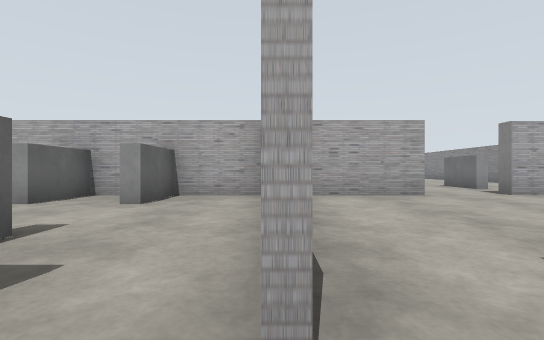
View 1 (above)

23 first-person views from a walk through a Gazebo world. The camera is 0.94 m above the floor, looks level and sees 85° across. The floor is counted in squares, 2 m on a side. Each view is taken from the middle of a square. On the plan, view 1 faces up. The plan holds only what a view shows up to about 9 squares ahead; the rest is blank.

View 2
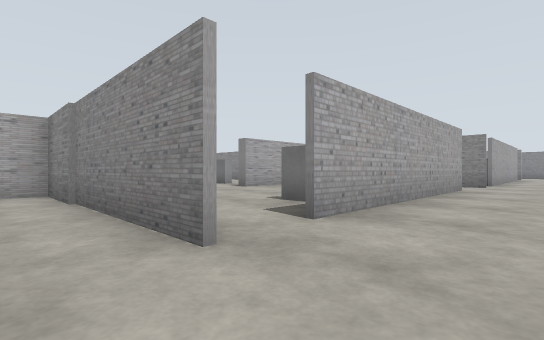

View 3
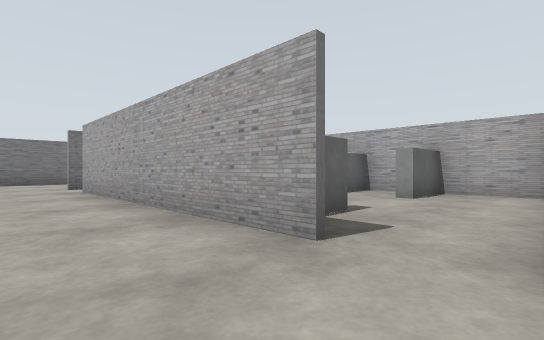

View 4
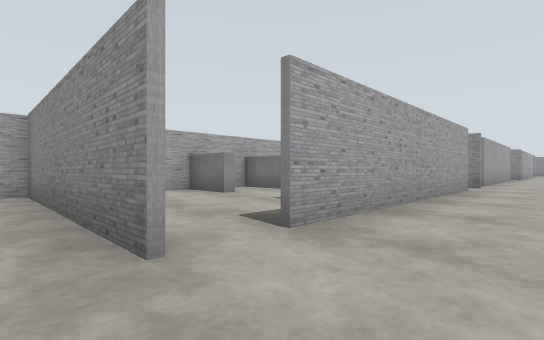

View 5
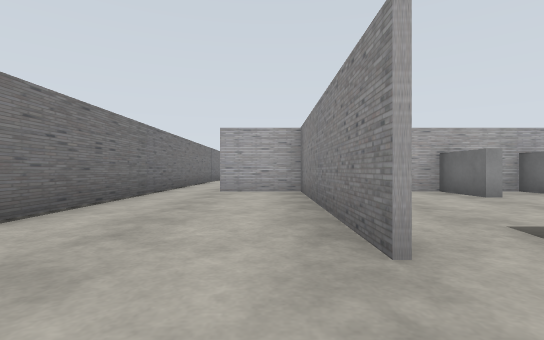

View 6
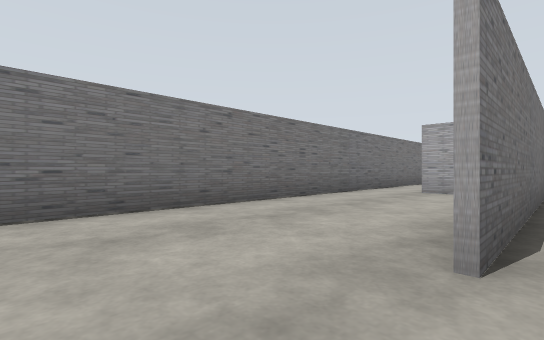

View 7
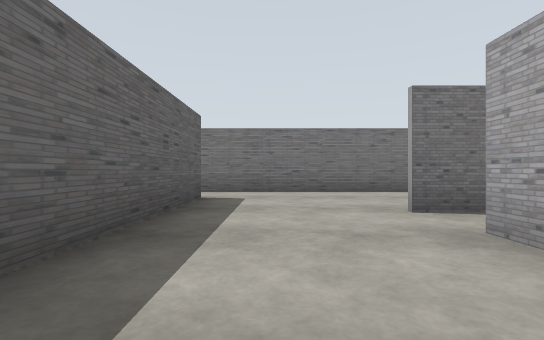

View 8
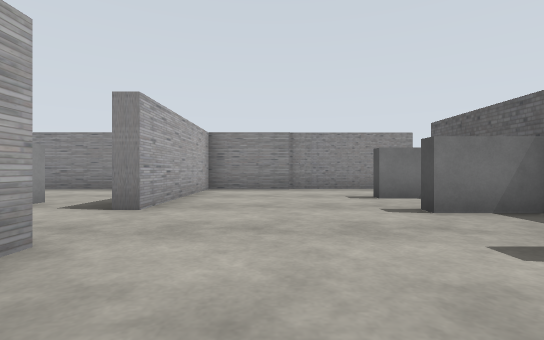

View 9
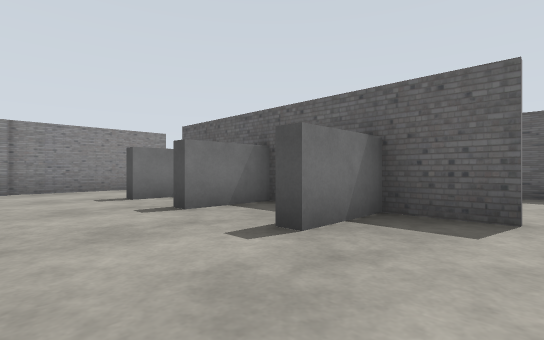

View 10
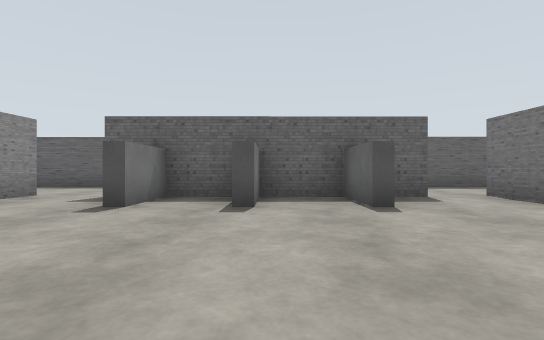

View 11
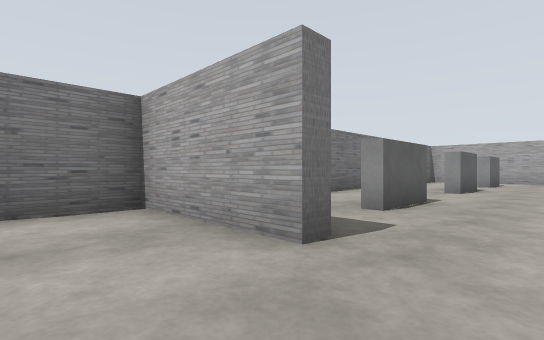

View 12
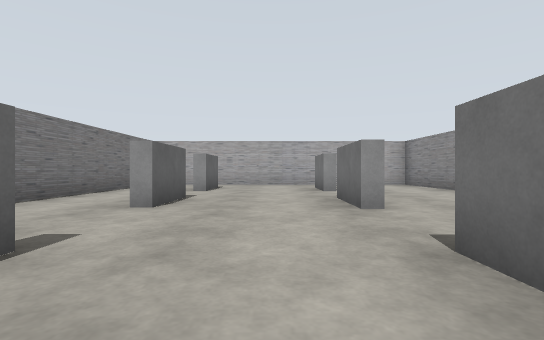

View 13
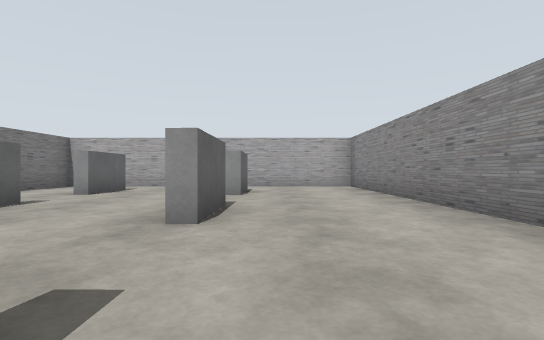

View 14
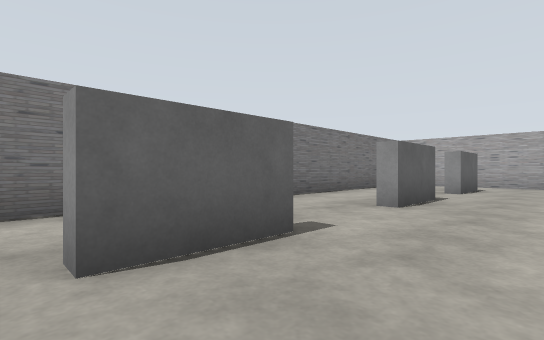

View 15
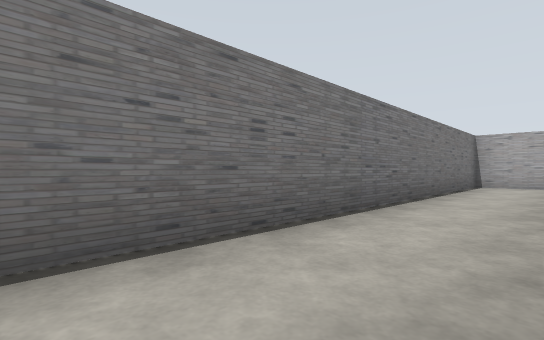

View 16
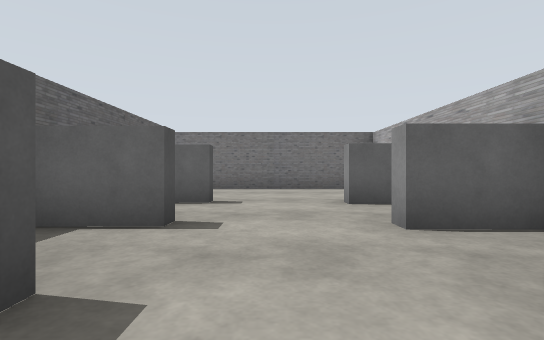

View 17
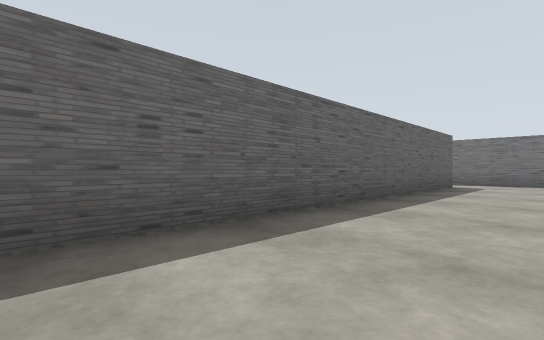

View 18
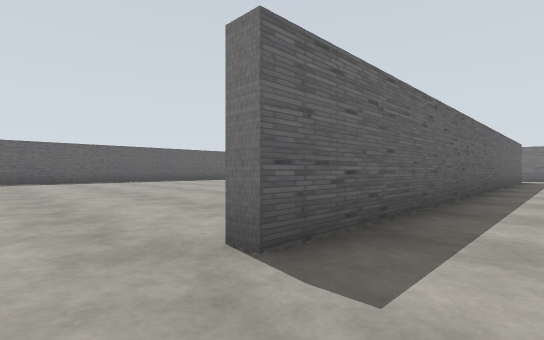

View 19
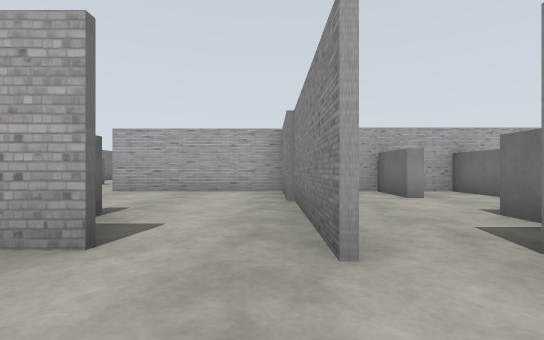

View 20
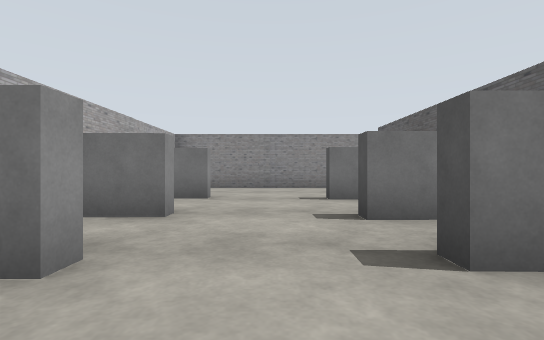

View 21
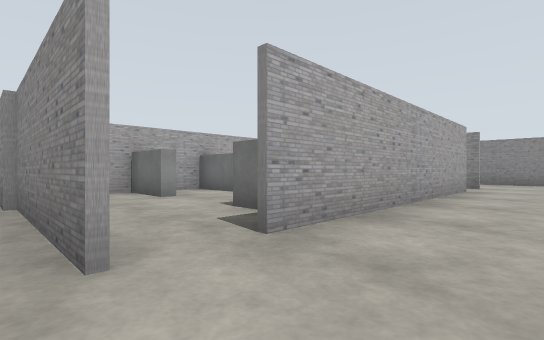

View 22
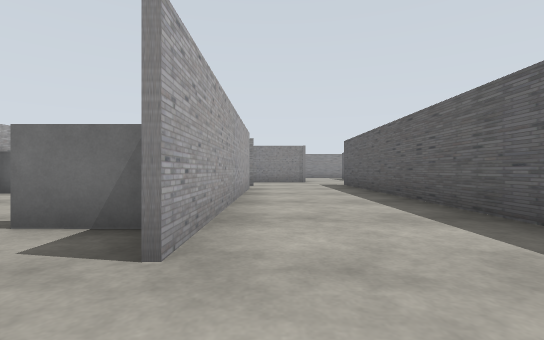

View 23
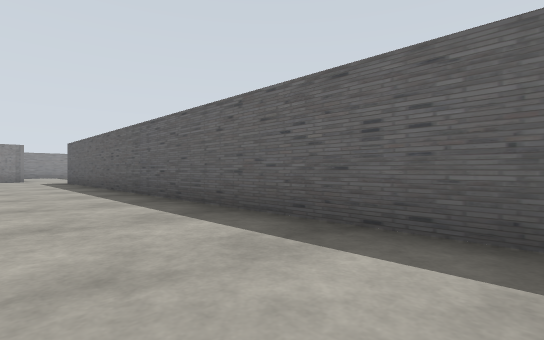

### Floor plan
Ten units are one square. View 1 is at (0, 0); x grows to the right and y downward. Boxes are objects, and circles mark ways between rooms. Rooms are numbered by the first view taken in them; rooms with no view inside come last. Other rooms are left out.
<svg viewBox="-120 -170 295 198">
<path fill="none" stroke="#000" d="M24 -7 12 -7M29 -59 29 -55 2 -55 2 -41M12 -8 63 -8M2 -18 2 -5M83 -5 83 -55 45 -55M-6 22 29 22M-54 -6 -72 -6M-84 -5 -84 -55 -101 -55M-83 -51 -83 -5M-24 -6 -36 -6M-101 22 -6 22M0 -5 0 -55 -60 -55M-115 -65 -115 16M36 -165 2 -165 2 -70M83 -79 83 -165 52 -165M70 -7 24 -7M156 -6 124 -6M142 -55 99 -55M167 -5 167 -46M50 22 170 23"/>
<rect x="25" y="-25" width="10" height="20" fill="#bbb"><title>grey box</title></rect>
<rect x="45" y="-25" width="10" height="10" fill="#bbb"><title>grey box</title></rect>
<rect x="55" y="-25" width="10" height="10" fill="#bbb"><title>grey box</title></rect>
<rect x="-55" y="-25" width="10" height="20" fill="#bbb"><title>grey box</title></rect>
<rect x="-55" y="-55" width="10" height="20" fill="#bbb"><title>grey box</title></rect>
<rect x="-45" y="-25" width="20" height="20" fill="#bbb"><title>grey box</title></rect>
<rect x="-35" y="-55" width="10" height="20" fill="#bbb"><title>grey box</title></rect>
<rect x="-25" y="-25" width="10" height="20" fill="#bbb"><title>grey box</title></rect>
<rect x="-25" y="-55" width="10" height="20" fill="#bbb"><title>grey box</title></rect>
<rect x="25" y="-85" width="10" height="10" fill="#bbb"><title>grey box</title></rect>
<rect x="25" y="-125" width="10" height="20" fill="#bbb"><title>grey box</title></rect>
<rect x="25" y="-155" width="10" height="20" fill="#bbb"><title>grey box</title></rect>
<rect x="45" y="-85" width="10" height="10" fill="#bbb"><title>grey box</title></rect>
<rect x="45" y="-125" width="10" height="20" fill="#bbb"><title>grey box</title></rect>
<rect x="45" y="-155" width="10" height="20" fill="#bbb"><title>grey box</title></rect>
<rect x="95" y="-25" width="20" height="20" fill="#bbb"><title>grey box</title></rect>
<rect x="105" y="-55" width="10" height="20" fill="#bbb"><title>grey box</title></rect>
<rect x="115" y="-25" width="10" height="20" fill="#bbb"><title>grey box</title></rect>
<rect x="115" y="-55" width="10" height="20" fill="#bbb"><title>grey box</title></rect>
<rect x="135" y="-25" width="10" height="20" fill="#bbb"><title>grey box</title></rect>
<rect x="135" y="-55" width="10" height="20" fill="#bbb"><title>grey box</title></rect>
<circle cx="0" cy="5" r="3" fill="#2a7"/>
<circle cx="35" cy="-60" r="3" fill="#2a7"/>
<circle cx="30" cy="5" r="3" fill="#2a7"/>
<circle cx="70" cy="-10" r="3" fill="#2a7"/>
<text x="40" y="-30">1</text>
<text x="-60" y="-20">2</text>
<text x="40" y="-120">3</text>
<text x="110" y="-10">4</text>
</svg>
Room 1 opens to room 2. Room 1 opens to room 3. Room 1 opens to room 4.

Where each view was taken, in squares from view 1:
view 1: 0 up, 0 right, facing up
view 2: 1 down, 1 left, facing up-right
view 3: 1 down, 0 right, facing up-left
view 4: 1 down, 9 left, facing up-right
view 5: 1 down, 9 left, facing up
view 6: 1 down, 8 left, facing up-left
view 7: 1 down, 5 left, facing left
view 8: 4 up, 1 right, facing right
view 9: 4 up, 1 right, facing down-right
view 10: 6 up, 4 right, facing down
view 11: 4 up, 4 right, facing up-left
view 12: 7 up, 4 right, facing up
view 13: 8 up, 6 right, facing up
view 14: 7 up, 4 right, facing up-left
view 15: 7 up, 2 right, facing up-left
view 16: 3 up, 1 left, facing left
view 17: 0 up, 1 left, facing down-left
view 18: 1 down, 4 right, facing down-left
view 19: 1 down, 8 right, facing up
view 20: 3 up, 9 right, facing right
view 21: 1 down, 8 right, facing up-right
view 22: 0 up, 8 right, facing right
view 23: 0 up, 5 right, facing down-right
